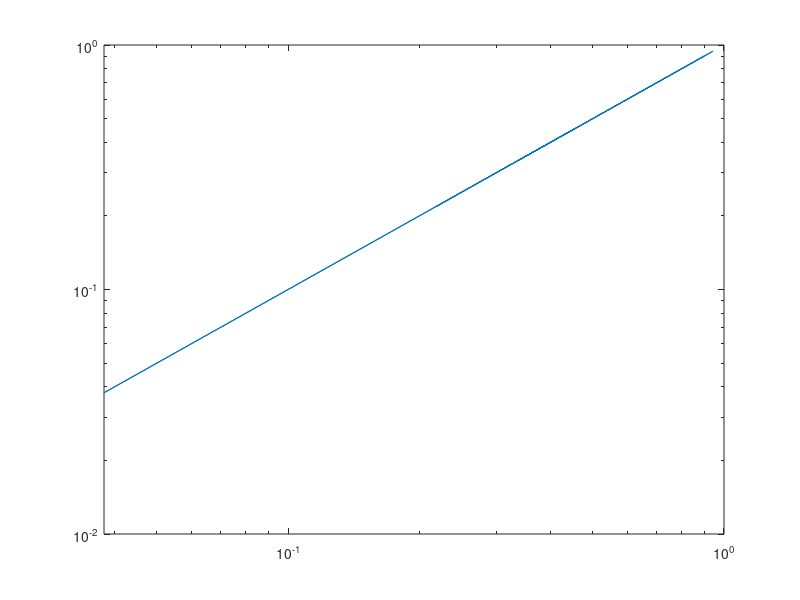

MATLAB code to generate this figure:
clc,clear all, close all;
L=[500 600 250 310 154 367 412 312 232 2032];
H=[50 60 60 45  47 39 36 86 119 119];
dh=[5 15 12 6 6 18 18 11 6 14];
Kh = [1e-6 5e-6 3e-7 4e-7 1e-7 1e-7 1e-7 1e-8 2e-8 2e-7];
Kv = [1e-6 5e-7 9e-9 8e-9 2e-9 5e-9 7e-9 3e-11 3e-11 3e-8];
ho=H;
a =(L./H).^2.*(Kv./Kh)
z=[2.8 5.65 39.75 24.5 36.75 6.367 3.55 77.9 114.5 7.25];
D=H-z;
disp('D/H')
DH=D./H;
disp(DH)
n=log(DH)./log(a);
loglog(DH,a.^n);
xlim([0 1])


